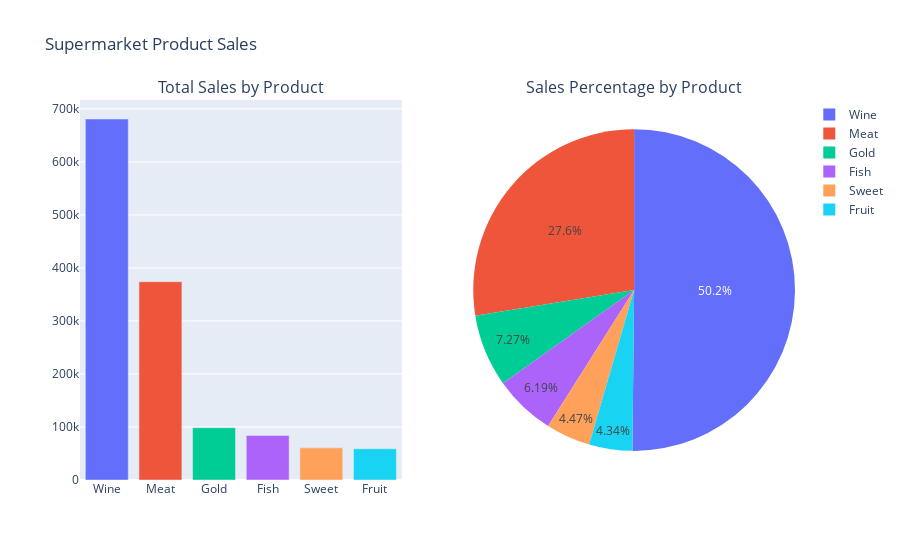

The notebook cell saved with this chart:
### Markdown cell above
**Analysis of the Plot: Number of Customers by Number of Family Members**
- **`Dominance of Small Families`**:  
  Families with **3 members** constitute the largest group (889), followed by those with **2 members** (764).  
- **`Moderate Presence of Larger Families`**:  
  Families with **4 members** (301) and **5 members** (32) are less common, indicating a smaller market segment.  
- **`Significant Number of Individuals`**:  
  Single-member households account for **254 customers**, showcasing a notable segment of individual shoppers.  

**Recommendation**
1. **`Prioritize Small Families`**:  
   - Design promotional campaigns targeting families with 2–3 members, as they form the majority of the customer base.  
2. **`Engage Single-Member Households`**:  
   - Offer tailored deals for individual shoppers, such as discounts on single-portion meals or convenient product packages.  
3. **`Expand Reach to Larger Families`**:  
   - Introduce bulk purchase discounts or family-oriented product bundles to attract larger families (4–5 members).

### Code cell
# Calculate total sales for each product category
product_sales = df[['Wine', 'Fruit', 'Meat', 'Fish', 'Sweet', 'Gold']].sum().sort_values(ascending=False)

# Define custom colors for each product
colors = ['#636EFA', '#EF553B', '#00CC96', '#AB63FA', '#FFA15A', '#19D3F3']

# Create subplot for bar plot and pie chart
fig = make_subplots(rows=1, cols=2, subplot_titles=('Total Sales by Product', 'Sales Percentage by Product'), specs=[[{"type": "bar"}, {"type": "pie"}]])

# Bar plot
fig.add_trace(go.Bar(x=product_sales.index, y=product_sales.values, name='Total Sales', marker=dict(color=colors), showlegend=False), row=1, col=1)

# Pie chart
fig.add_trace(go.Pie(labels=product_sales.index, values=product_sales.values, name='Sales Percentage', marker=dict(colors=colors)), row=1, col=2)

# Display the plot
fig.update_layout(title_text='Supermarket Product Sales', showlegend=True)
fig.show()

# Display total sales for each product in a table
product_sales_df = product_sales.reset_index()
product_sales_df.columns = ['Product', 'Total Sales']

# Display the dataframe
display(product_sales_df)

### Figure 1 — Plotly figure (JSON) as saved in the notebook; plotly's stock layout.template omitted (floating-point values rounded to 4 significant figures)
{"data": [{"marker": {"color": ["#636EFA", "#EF553B", "#00CC96", "#AB63FA", "#FFA15A", "#19D3F3"]}, "name": "Total Sales", "showlegend": false, "type": "bar", "x": ["Wine", "Meat", "Gold", "Fish", "Sweet", "Fruit"], "xaxis": "x", "y": [680816, 373968, 98609, 84057, 60621, 58917], "yaxis": "y"}, {"domain": {"x": [0.55, 1], "y": [0, 1]}, "labels": ["Wine", "Meat", "Gold", "Fish", "Sweet", "Fruit"], "marker": {"colors": ["#636EFA", "#EF553B", "#00CC96", "#AB63FA", "#FFA15A", "#19D3F3"]}, "name": "Sales Percentage", "type": "pie", "values": [680816, 373968, 98609, 84057, 60621, 58917]}], "layout": {"annotations": [{"font": {"size": 16}, "showarrow": false, "text": "Total Sales by Product", "x": 0.225, "xanchor": "center", "xref": "paper", "y": 1, "yanchor": "bottom", "yref": "paper"}, {"font": {"size": 16}, "showarrow": false, "text": "Sales Percentage by Product", "x": 0.775, "xanchor": "center", "xref": "paper", "y": 1, "yanchor": "bottom", "yref": "paper"}], "showlegend": true, "title": {"text": "Supermarket Product Sales"}, "xaxis": {"anchor": "y", "domain": [0, 0.45]}, "yaxis": {"anchor": "x", "domain": [0, 1]}}}
